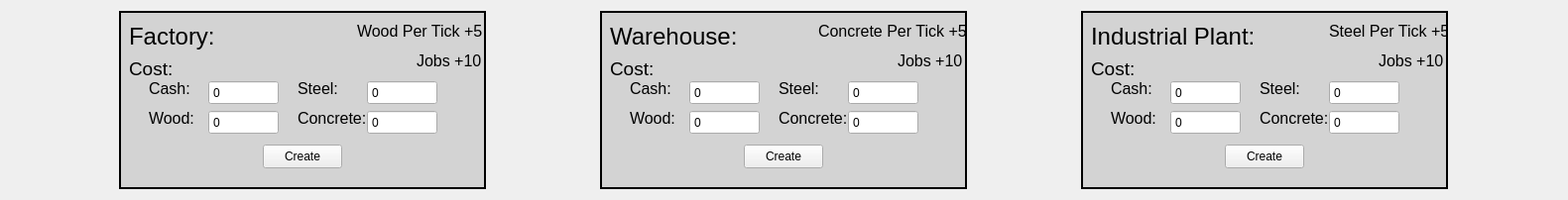
                <widget class="QWidget" name="scrollAreaWidgetContents_4">
                 <property name="geometry">
                  <rect>
                   <x>0</x>
                   <y>0</y>
                   <width>1581</width>
                   <height>202</height>
                  </rect>
                 </property>
                 <layout class="QHBoxLayout" name="horizontalLayout_5">
                  <item>
                   <widget class="QFrame" name="frmIndFactory">
                    <property name="minimumSize">
                     <size>
                      <width>370</width>
                      <height>0</height>
                     </size>
                    </property>
                    <property name="maximumSize">
                     <size>
                      <width>370</width>
                      <height>16777215</height>
                     </size>
                    </property>
                    <property name="styleSheet">
                     <string notr="true">#frmIndFactory {
	background-color: rgb(211, 211, 211);
	border: 2px solid black;
}</string>
                    </property>
                    <property name="frameShape">
                     <enum>QFrame::StyledPanel</enum>
                    </property>
                    <property name="frameShadow">
                     <enum>QFrame::Raised</enum>
                    </property>
                    <widget class="QPushButton" name="btnIndFactory">
                     <property name="geometry">
                      <rect>
                       <x>145</x>
                       <y>135</y>
                       <width>80</width>
                       <height>24</height>
                      </rect>
                     </property>
                     <property name="text">
                      <string>Create</string>
                     </property>
                    </widget>
                    <widget class="QLabel" name="label_68">
                     <property name="geometry">
                      <rect>
                       <x>10</x>
                       <y>10</y>
                       <width>101</width>
                       <height>31</height>
                      </rect>
                     </property>
                     <property name="font">
                      <font>
                       <pointsize>18</pointsize>
                      </font>
                     </property>
                     <property name="text">
                      <string>Factory:</string>
                     </property>
                    </widget>
                    <widget class="QLabel" name="label_69">
                     <property name="geometry">
                      <rect>
                       <x>10</x>
                       <y>50</y>
                       <width>49</width>
                       <height>16</height>
                      </rect>
                     </property>
                     <property name="font">
                      <font>
                       <pointsize>14</pointsize>
                      </font>
                     </property>
                     <property name="text">
                      <string>Cost:</string>
                     </property>
                    </widget>
                    <widget class="QSpinBox" name="spnIndFactoryWood">
                     <property name="geometry">
                      <rect>
                       <x>90</x>
                       <y>100</y>
                       <width>71</width>
                       <height>25</height>
                      </rect>
                     </property>
                     <property name="buttonSymbols">
                      <enum>QAbstractSpinBox::NoButtons</enum>
                     </property>
                     <property name="minimum">
                      <number>0</number>
                     </property>
                     <property name="maximum">
                      <number>1000000</number>
                     </property>
                    </widget>
                    <widget class="QLabel" name="label_70">
                     <property name="geometry">
                      <rect>
                       <x>30</x>
                       <y>100</y>
                       <width>49</width>
                       <height>16</height>
                      </rect>
                     </property>
                     <property name="font">
                      <font>
                       <pointsize>12</pointsize>
                      </font>
                     </property>
                     <property name="text">
                      <string>Wood:</string>
                     </property>
                    </widget>
                    <widget class="QSpinBox" name="spnIndFactorySteel">
                     <property name="geometry">
                      <rect>
                       <x>250</x>
                       <y>70</y>
                       <width>71</width>
                       <height>25</height>
                      </rect>
                     </property>
                     <property name="buttonSymbols">
                      <enum>QAbstractSpinBox::NoButtons</enum>
                     </property>
                     <property name="minimum">
                      <number>0</number>
                     </property>
                     <property name="maximum">
                      <number>1000000</number>
                     </property>
                    </widget>
                    <widget class="QLabel" name="label_71">
                     <property name="geometry">
                      <rect>
                       <x>180</x>
                       <y>70</y>
                       <width>49</width>
                       <height>16</height>
                      </rect>
                     </property>
                     <property name="font">
                      <font>
                       <pointsize>12</pointsize>
                      </font>
                     </property>
                     <property name="text">
                      <string>Steel:</string>
                     </property>
                    </widget>
                    <widget class="QLabel" name="label_72">
                     <property name="geometry">
                      <rect>
                       <x>180</x>
                       <y>100</y>
                       <width>71</width>
                       <height>16</height>
                      </rect>
                     </property>
                     <property name="font">
                      <font>
                       <pointsize>12</pointsize>
                      </font>
                     </property>
                     <property name="text">
                      <string>Concrete:</string>
                     </property>
                    </widget>
                    <widget class="QSpinBox" name="spnIndFactoryConcrete">
                     <property name="geometry">
                      <rect>
                       <x>250</x>
                       <y>100</y>
                       <width>71</width>
                       <height>25</height>
                      </rect>
                     </property>
                     <property name="buttonSymbols">
                      <enum>QAbstractSpinBox::NoButtons</enum>
                     </property>
                     <property name="minimum">
                      <number>0</number>
                     </property>
                     <property name="maximum">
                      <number>1000000</number>
                     </property>
                    </widget>
                    <widget class="QSpinBox" name="spnIndFactoryCash">
                     <property name="geometry">
                      <rect>
                       <x>90</x>
                       <y>70</y>
                       <width>71</width>
                       <height>25</height>
                      </rect>
                     </property>
                     <property name="buttonSymbols">
                      <enum>QAbstractSpinBox::NoButtons</enum>
                     </property>
                     <property name="minimum">
                      <number>0</number>
                     </property>
                     <property name="maximum">
                      <number>1000000</number>
                     </property>
                    </widget>
                    <widget class="QLabel" name="label_73">
                     <property name="geometry">
                      <rect>
                       <x>30</x>
                       <y>70</y>
                       <width>49</width>
                       <height>16</height>
                      </rect>
                     </property>
                     <property name="font">
                      <font>
                       <pointsize>12</pointsize>
                      </font>
                     </property>
                     <property name="text">
                      <string>Cash:</string>
                     </property>
                    </widget>
                    <widget class="QLabel" name="label_74">
                     <property name="geometry">
                      <rect>
                       <x>240</x>
                       <y>0</y>
                       <width>131</width>
                       <height>41</height>
                      </rect>
                     </property>
                     <property name="font">
                      <font>
                       <pointsize>12</pointsize>
                      </font>
                     </property>
                     <property name="text">
                      <string>Wood Per Tick +5</string>
                     </property>
                    </widget>
                    <widget class="QLabel" name="label_78">
                     <property name="geometry">
                      <rect>
                       <x>300</x>
                       <y>30</y>
                       <width>71</width>
                       <height>41</height>
                      </rect>
                     </property>
                     <property name="font">
                      <font>
                       <pointsize>12</pointsize>
                      </font>
                     </property>
                     <property name="text">
                      <string>Jobs +10</string>
                     </property>
                    </widget>
                   </widget>
                  </item>
                  <item>
                   <widget class="QFrame" name="frmIndWarehouse">
                    <property name="minimumSize">
                     <size>
                      <width>370</width>
                      <height>0</height>
                     </size>
                    </property>
                    <property name="maximumSize">
                     <size>
                      <width>370</width>
                      <height>16777215</height>
                     </size>
                    </property>
                    <property name="styleSheet">
                     <string notr="true">#frmIndWarehouse {
	background-color: rgb(211, 211, 211);
	border: 2px solid black;
}</string>
                    </property>
                    <property name="frameShape">
                     <enum>QFrame::StyledPanel</enum>
                    </property>
                    <property name="frameShadow">
                     <enum>QFrame::Raised</enum>
                    </property>
                    <widget class="QPushButton" name="btnIndWarehouse">
                     <property name="geometry">
                      <rect>
                       <x>145</x>
                       <y>135</y>
                       <width>80</width>
                       <height>24</height>
                      </rect>
                     </property>
                     <property name="text">
                      <string>Create</string>
                     </property>
                    </widget>
                    <widget class="QLabel" name="label_79">
                     <property name="geometry">
                      <rect>
                       <x>10</x>
                       <y>10</y>
                       <width>131</width>
                       <height>31</height>
                      </rect>
                     </property>
                     <property name="font">
                      <font>
                       <pointsize>18</pointsize>
                      </font>
                     </property>
                     <property name="text">
                      <string>Warehouse:</string>
                     </property>
                    </widget>
                    <widget class="QLabel" name="label_80">
                     <property name="geometry">
                      <rect>
                       <x>10</x>
                       <y>50</y>
                       <width>49</width>
                       <height>16</height>
                      </rect>
                     </property>
                     <property name="font">
                      <font>
                       <pointsize>14</pointsize>
                      </font>
                     </property>
                     <property name="text">
                      <string>Cost:</string>
                     </property>
                    </widget>
                    <widget class="QSpinBox" name="spnIndWarehouseWood">
                     <property name="geometry">
                      <rect>
                       <x>90</x>
                       <y>100</y>
                       <width>71</width>
                       <height>25</height>
                      </rect>
                     </property>
                     <property name="buttonSymbols">
                      <enum>QAbstractSpinBox::NoButtons</enum>
                     </property>
                     <property name="minimum">
                      <number>0</number>
                     </property>
                     <property name="maximum">
                      <number>1000000</number>
                     </property>
                    </widget>
                    <widget class="QLabel" name="label_81">
                     <property name="geometry">
                      <rect>
                       <x>30</x>
                       <y>100</y>
                       <width>49</width>
                       <height>16</height>
                      </rect>
                     </property>
                     <property name="font">
                      <font>
                       <pointsize>12</pointsize>
                      </font>
                     </property>
                     <property name="text">
                      <string>Wood:</string>
                     </property>
                    </widget>
                    <widget class="QSpinBox" name="spnIndWarehouseSteel">
                     <property name="geometry">
                      <rect>
                       <x>250</x>
                       <y>70</y>
                       <width>71</width>
                       <height>25</height>
                      </rect>
                     </property>
                     <property name="buttonSymbols">
                      <enum>QAbstractSpinBox::NoButtons</enum>
                     </property>
                     <property name="minimum">
                      <number>0</number>
                     </property>
                     <property name="maximum">
                      <number>1000000</number>
                     </property>
                    </widget>
                    <widget class="QLabel" name="label_82">
                     <property name="geometry">
                      <rect>
                       <x>180</x>
                       <y>70</y>
                       <width>49</width>
                       <height>16</height>
                      </rect>
                     </property>
                     <property name="font">
                      <font>
                       <pointsize>12</pointsize>
                      </font>
                     </property>
                     <property name="text">
                      <string>Steel:</string>
                     </property>
                    </widget>
                    <widget class="QLabel" name="label_83">
                     <property name="geometry">
                      <rect>
                       <x>180</x>
                       <y>100</y>
                       <width>71</width>
                       <height>16</height>
                      </rect>
                     </property>
                     <property name="font">
                      <font>
                       <pointsize>12</pointsize>
                      </font>
                     </property>
                     <property name="text">
                      <string>Concrete:</string>
                     </property>
                    </widget>
                    <widget class="QSpinBox" name="spnIndWarehouseConcrete">
                     <property name="geometry">
                      <rect>
                       <x>250</x>
                       <y>100</y>
                       <width>71</width>
                       <height>25</height>
                      </rect>
                     </property>
                     <property name="buttonSymbols">
                      <enum>QAbstractSpinBox::NoButtons</enum>
                     </property>
                     <property name="minimum">
                      <number>0</number>
                     </property>
                     <property name="maximum">
                      <number>1000000</number>
                     </property>
                    </widget>
                    <widget class="QSpinBox" name="spnIndWarehouseCash">
                     <property name="geometry">
                      <rect>
                       <x>90</x>
                       <y>70</y>
                       <width>71</width>
                       <height>25</height>
                      </rect>
                     </property>
                     <property name="buttonSymbols">
                      <enum>QAbstractSpinBox::NoButtons</enum>
                     </property>
                     <property name="minimum">
                      <number>0</number>
                     </property>
                     <property name="maximum">
                      <number>1000000</number>
                     </property>
                    </widget>
                    <widget class="QLabel" name="label_84">
                     <property name="geometry">
                      <rect>
                       <x>30</x>
                       <y>70</y>
                       <width>49</width>
                       <height>16</height>
                      </rect>
                     </property>
                     <property name="font">
                      <font>
                       <pointsize>12</pointsize>
                      </font>
                     </property>
                     <property name="text">
                      <string>Cash:</string>
                     </property>
                    </widget>
                    <widget class="QLabel" name="label_85">
                     <property name="geometry">
                      <rect>
                       <x>220</x>
                       <y>0</y>
                       <width>151</width>
                       <height>41</height>
                      </rect>
                     </property>
                     <property name="font">
                      <font>
                       <pointsize>12</pointsize>
                      </font>
                     </property>
                     <property name="text">
                      <string>Concrete Per Tick +5</string>
                     </property>
                    </widget>
                    <widget class="QLabel" name="label_86">
                     <property name="geometry">
                      <rect>
                       <x>300</x>
                       <y>30</y>
                       <width>71</width>
                       <height>41</height>
                      </rect>
                     </property>
                     <property name="font">
                      <font>
                       <pointsize>12</pointsize>
                      </font>
                     </property>
                     <property name="text">
                      <string>Jobs +10</string>
                     </property>
                    </widget>
                   </widget>
                  </item>
                  <item>
                   <widget class="QFrame" name="frmIndPlant">
                    <property name="minimumSize">
                     <size>
                      <width>370</width>
                      <height>0</height>
                     </size>
                    </property>
                    <property name="maximumSize">
                     <size>
                      <width>370</width>
                      <height>16777215</height>
                     </size>
                    </property>
                    <property name="styleSheet">
                     <string notr="true">#frmIndPlant {
	background-color: rgb(211, 211, 211);
	border: 2px solid black;
}</string>
                    </property>
                    <property name="frameShape">
                     <enum>QFrame::StyledPanel</enum>
                    </property>
                    <property name="frameShadow">
                     <enum>QFrame::Raised</enum>
                    </property>
                    <widget class="QPushButton" name="btnIndPlant">
                     <property name="geometry">
                      <rect>
                       <x>145</x>
                       <y>135</y>
                       <width>80</width>
                       <height>24</height>
                      </rect>
                     </property>
                     <property name="text">
                      <string>Create</string>
                     </property>
                    </widget>
                    <widget class="QLabel" name="label_87">
                     <property name="geometry">
                      <rect>
                       <x>10</x>
                       <y>10</y>
                       <width>181</width>
                       <height>31</height>
                      </rect>
                     </property>
                     <property name="font">
                      <font>
                       <pointsize>18</pointsize>
                      </font>
                     </property>
                     <property name="text">
                      <string>Industrial Plant:</string>
                     </property>
                    </widget>
                    <widget class="QLabel" name="label_88">
                     <property name="geometry">
                      <rect>
                       <x>10</x>
                       <y>50</y>
                       <width>49</width>
                       <height>16</height>
                      </rect>
                     </property>
                     <property name="font">
                      <font>
                       <pointsize>14</pointsize>
                      </font>
                     </property>
                     <property name="text">
                      <string>Cost:</string>
                     </property>
                    </widget>
                    <widget class="QSpinBox" name="spnIndPlantWood">
                     <property name="geometry">
                      <rect>
                       <x>90</x>
                       <y>100</y>
                       <width>71</width>
                       <height>25</height>
                      </rect>
                     </property>
                     <property name="buttonSymbols">
                      <enum>QAbstractSpinBox::NoButtons</enum>
                     </property>
                     <property name="minimum">
                      <number>0</number>
                     </property>
                     <property name="maximum">
                      <number>1000000</number>
                     </property>
                    </widget>
                    <widget class="QLabel" name="label_89">
                     <property name="geometry">
                      <rect>
                       <x>30</x>
                       <y>100</y>
                       <width>49</width>
                       <height>16</height>
                      </rect>
                     </property>
                     <property name="font">
                      <font>
                       <pointsize>12</pointsize>
                      </font>
                     </property>
                     <property name="text">
                      <string>Wood:</string>
                     </property>
                    </widget>
                    <widget class="QSpinBox" name="spnIndPlantSteel">
                     <property name="geometry">
                      <rect>
                       <x>250</x>
                       <y>70</y>
                       <width>71</width>
                       <height>25</height>
                      </rect>
                     </property>
                     <property name="buttonSymbols">
                      <enum>QAbstractSpinBox::NoButtons</enum>
                     </property>
                     <property name="minimum">
                      <number>0</number>
                     </property>
                     <property name="maximum">
                      <number>1000000</number>
                     </property>
                    </widget>
                    <widget class="QLabel" name="label_90">
                     <property name="geometry">
                      <rect>
                       <x>180</x>
                       <y>70</y>
                       <width>49</width>
                       <height>16</height>
                      </rect>
                     </property>
                     <property name="font">
                      <font>
                       <pointsize>12</pointsize>
                      </font>
                     </property>
                     <property name="text">
                      <string>Steel:</string>
                     </property>
                    </widget>
                    <widget class="QLabel" name="label_91">
                     <property name="geometry">
                      <rect>
                       <x>180</x>
                       <y>100</y>
                       <width>71</width>
                       <height>16</height>
                      </rect>
                     </property>
                     <property name="font">
                      <font>
                       <pointsize>12</pointsize>
                      </font>
                     </property>
                     <property name="text">
                      <string>Concrete:</string>
                     </property>
                    </widget>
                    <widget class="QSpinBox" name="spnIndPlantConcrete">
                     <property name="geometry">
                      <rect>
                       <x>250</x>
                       <y>100</y>
                       <width>71</width>
                       <height>25</height>
                      </rect>
                     </property>
                     <property name="buttonSymbols">
                      <enum>QAbstractSpinBox::NoButtons</enum>
                     </property>
                     <property name="minimum">
                      <number>0</number>
                     </property>
                     <property name="maximum">
                      <number>1000000</number>
                     </property>
                    </widget>
                    <widget class="QSpinBox" name="spnIndPlantCash">
                     <property name="geometry">
                      <rect>
                       <x>90</x>
                       <y>70</y>
                       <width>71</width>
                       <height>25</height>
                      </rect>
                     </property>
                     <property name="buttonSymbols">
                      <enum>QAbstractSpinBox::NoButtons</enum>
                     </property>
                     <property name="minimum">
                      <number>0</number>
                     </property>
                     <property name="maximum">
                      <number>1000000</number>
                     </property>
                    </widget>
                    <widget class="QLabel" name="label_92">
                     <property name="geometry">
                      <rect>
                       <x>30</x>
                       <y>70</y>
                       <width>49</width>
                       <height>16</height>
                      </rect>
                     </property>
                     <property name="font">
                      <font>
                       <pointsize>12</pointsize>
                      </font>
                     </property>
                     <property name="text">
                      <string>Cash:</string>
                     </property>
                    </widget>
                    <widget class="QLabel" name="label_93">
                     <property name="geometry">
                      <rect>
                       <x>250</x>
                       <y>0</y>
                       <width>121</width>
                       <height>41</height>
                      </rect>
                     </property>
                     <property name="font">
                      <font>
                       <pointsize>12</pointsize>
                      </font>
                     </property>
                     <property name="text">
                      <string>Steel Per Tick +5</string>
                     </property>
                    </widget>
                    <widget class="QLabel" name="label_94">
                     <property name="geometry">
                      <rect>
                       <x>300</x>
                       <y>30</y>
                       <width>71</width>
                       <height>41</height>
                      </rect>
                     </property>
                     <property name="font">
                      <font>
                       <pointsize>12</pointsize>
                      </font>
                     </property>
                     <property name="text">
                      <string>Jobs +10</string>
                     </property>
                    </widget>
                   </widget>
                  </item>
                 </layout>
                </widget>
